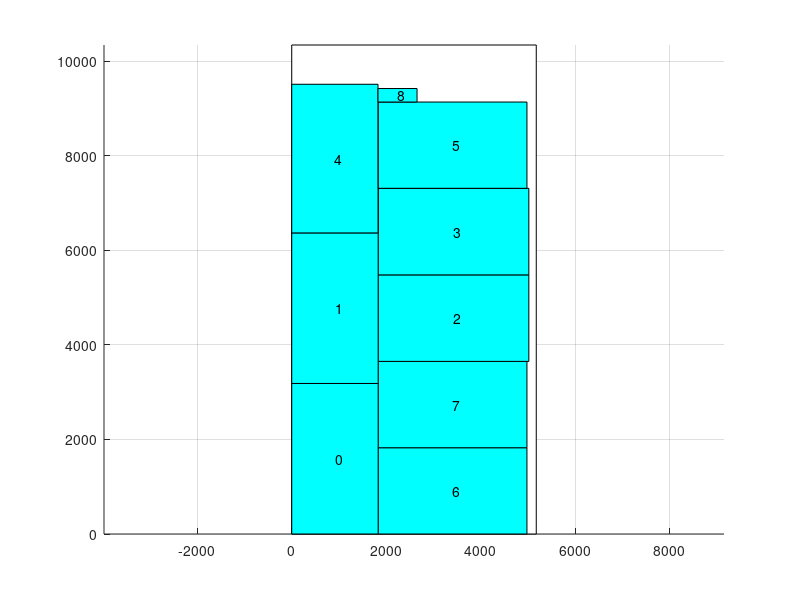

The MATLAB source for this figure:
axis equal;
hold on;
grid on;
cap_x=[ 0 0 5175 5175 0 ];
cap_y=[ 0 10349 10349 0 0 ];
fill(cap_x,cap_y,'w');
block_x=[ 0 1832 1832 0 0 ];
block_y=[ 0 0 3186 3186 0 ];
fill(block_x,block_y,'c');
text(916,1593,'0');
block_x=[ 0 1832 1832 0 0 ];
block_y=[ 3186 3186 6372 6372 3186 ];
fill(block_x,block_y,'c');
text(916,4779,'1');
block_x=[ 1832 5018 5018 1832 1832 ];
block_y=[ 3652 3652 5484 5484 3652 ];
fill(block_x,block_y,'c');
text(3425,4568,'2');
block_x=[ 1832 5018 5018 1832 1832 ];
block_y=[ 5484 5484 7316 7316 5484 ];
fill(block_x,block_y,'c');
text(3425,6400,'3');
block_x=[ 0 1826 1826 0 0 ];
block_y=[ 6372 6372 9518 9518 6372 ];
fill(block_x,block_y,'c');
text(913,7945,'4');
block_x=[ 1832 4978 4978 1832 1832 ];
block_y=[ 7316 7316 9142 9142 7316 ];
fill(block_x,block_y,'c');
text(3405,8229,'5');
block_x=[ 1832 4978 4978 1832 1832 ];
block_y=[ 0 0 1826 1826 0 ];
fill(block_x,block_y,'c');
text(3405,913,'6');
block_x=[ 1832 4978 4978 1832 1832 ];
block_y=[ 1826 1826 3652 3652 1826 ];
fill(block_x,block_y,'c');
text(3405,2739,'7');
block_x=[ 1826 2652 2652 1826 1826 ];
block_y=[ 9142 9142 9428 9428 9142 ];
fill(block_x,block_y,'c');
text(2239,9285,'8');
